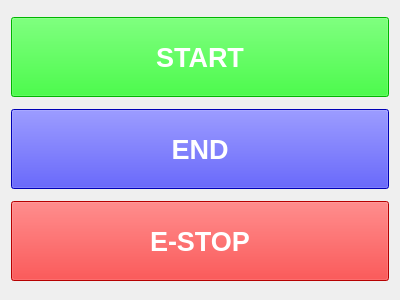
<?xml version="1.0" encoding="UTF-8"?>
<ui version="4.0">
 <class>SystemStartWidget</class>
 <widget class="QWidget" name="SystemStartWidget">
  <property name="geometry">
   <rect>
    <x>0</x>
    <y>0</y>
    <width>400</width>
    <height>300</height>
   </rect>
  </property>

  <layout class="QVBoxLayout" name="verticalLayout">


    <item>
      <widget class="QPushButton" name="start_push_button">
       <property name="font">
        <font>
         <pointsize>20</pointsize>
         <weight>75</weight>
         <bold>true</bold>
         <color>blue</color>
        </font>
       </property>
       <property name="toolTip">
        <string>Start the Mission</string>
       </property>
       <property name="text">
        <string>START</string>
       </property>
       <property name="styleSheet">
       <string notr="true">background-color: rgb(0, 255, 0);
       color: rgb(255, 255, 255);</string>
       </property>
       <property name="minimumSize">
     <size>
      <width>0</width>
      <height>80</height>
     </size>
    </property>
      </widget>
     </item>

     <item>
      <widget class="QPushButton" name="end_push_button">
       <property name="font">
        <font>
         <pointsize>20</pointsize>
         <weight>75</weight>
         <bold>true</bold>
         <color>blue</color>
        </font>
       </property>
       <property name="toolTip">
        <string>End the Mission</string>
       </property>
       <property name="text">
        <string>END</string>
       </property>
       <property name="styleSheet">
       <string notr="true">background-color: rgb(0, 0, 255);
       color: rgb(255, 255, 255);</string>
       </property>
       <property name="minimumSize">
       <size>
        <width>0</width>
        <height>80</height>
       </size>
      </property>
      </widget>
     </item>

     <item>
      <widget class="QPushButton" name="stop_push_button">
       <property name="font">
        <font>
         <pointsize>20</pointsize>
         <weight>75</weight>
         <bold>true</bold>
         <color>blue</color>
        </font>
       </property>
       <property name="toolTip">
        <string>Stop the Mission</string>
       </property>
       <property name="text">
        <string>E-STOP</string>
       </property>
       <property name="styleSheet">
       <string notr="true">background-color: rgb(255, 0, 0);
       color: rgb(255, 255, 255);</string>
       </property>
       <property name="minimumSize">
     <size>
      <width>0</width>
      <height>80</height>
     </size>
    </property>
      </widget>
     </item>

 </layout>
  </widget>
 <resources/>
 <connections/>
</ui>
